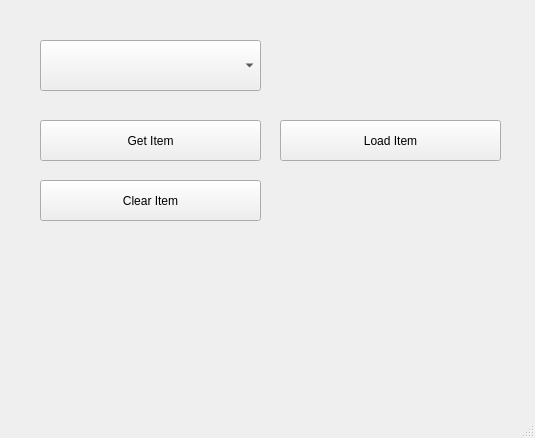
<?xml version="1.0" encoding="UTF-8"?>
<ui version="4.0">
 <class>MainWindow</class>
 <widget class="QMainWindow" name="MainWindow">
  <property name="geometry">
   <rect>
    <x>0</x>
    <y>0</y>
    <width>535</width>
    <height>438</height>
   </rect>
  </property>
  <property name="windowTitle">
   <string>MainWindow</string>
  </property>
  <widget class="QWidget" name="centralwidget">
   <widget class="QComboBox" name="cbSehirler">
    <property name="geometry">
     <rect>
      <x>40</x>
      <y>40</y>
      <width>221</width>
      <height>51</height>
     </rect>
    </property>
   </widget>
   <widget class="QLabel" name="lblResult">
    <property name="geometry">
     <rect>
      <x>280</x>
      <y>40</y>
      <width>221</width>
      <height>51</height>
     </rect>
    </property>
    <property name="text">
     <string/>
    </property>
   </widget>
   <widget class="QPushButton" name="GetItem">
    <property name="geometry">
     <rect>
      <x>40</x>
      <y>120</y>
      <width>221</width>
      <height>41</height>
     </rect>
    </property>
    <property name="text">
     <string>Get Item</string>
    </property>
   </widget>
   <widget class="QPushButton" name="LoadItems">
    <property name="geometry">
     <rect>
      <x>280</x>
      <y>120</y>
      <width>221</width>
      <height>41</height>
     </rect>
    </property>
    <property name="text">
     <string>Load Item</string>
    </property>
   </widget>
   <widget class="QPushButton" name="ClearItem">
    <property name="geometry">
     <rect>
      <x>40</x>
      <y>180</y>
      <width>221</width>
      <height>41</height>
     </rect>
    </property>
    <property name="text">
     <string>Clear Item</string>
    </property>
   </widget>
  </widget>
  <widget class="QMenuBar" name="menubar">
   <property name="geometry">
    <rect>
     <x>0</x>
     <y>0</y>
     <width>535</width>
     <height>21</height>
    </rect>
   </property>
  </widget>
  <widget class="QStatusBar" name="statusbar"/>
 </widget>
 <resources/>
 <connections/>
</ui>
